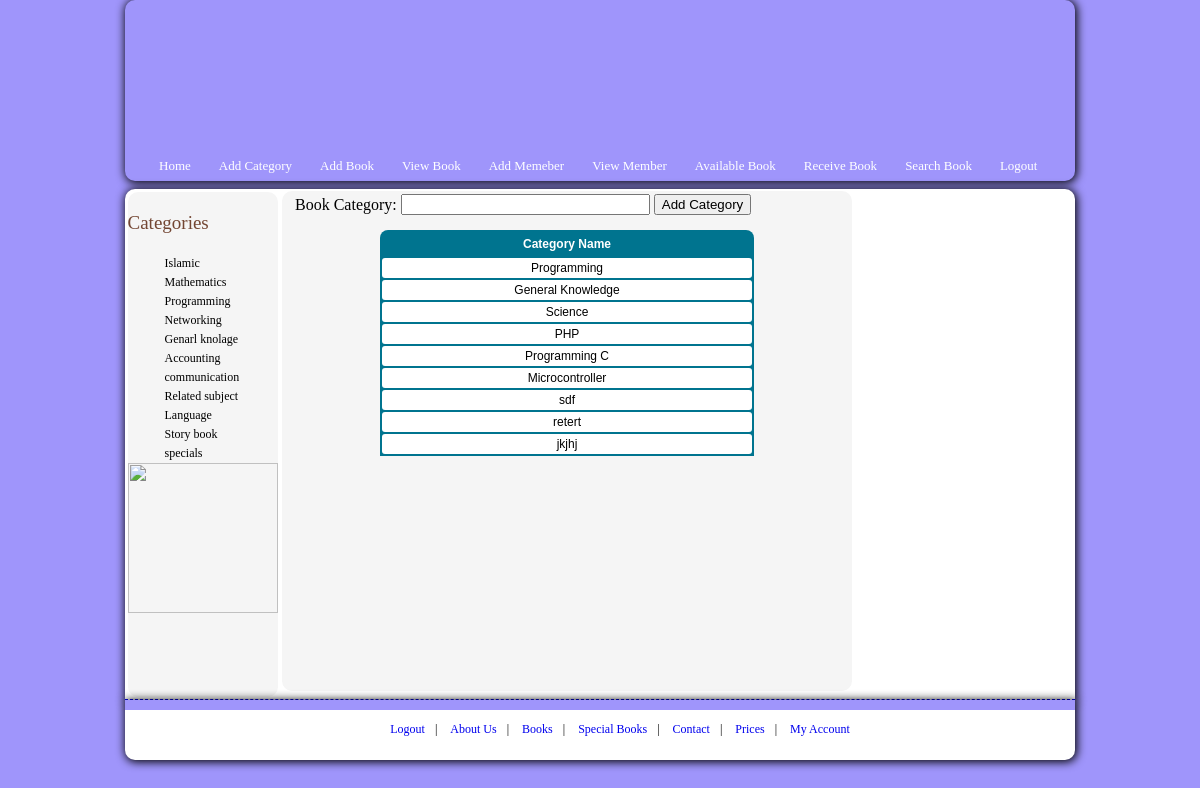
The page /book_category.php on the database its author committed.
### tables this page shows
CREATE TABLE IF NOT EXISTS `tbl_book_category` (
  `category_id` int(5) NOT NULL AUTO_INCREMENT,
  `category_name` varchar(30) NOT NULL,
  PRIMARY KEY (`category_id`)
);

### book_category.php (the view, shortened to what this page needs)
<?php
include "design_1.php";
echo $top;
?>
<div id="midel">
    <form action="" method="post">
        <table>
            <tr>
                <td>Book Category:</td><td><input type="text" name="book_category" required="" size="28">
                    <input type="submit" value="Add Category" name="category_btn">
                </td>
            </tr>
        </table>
    </form>
 <table align="center" width="68%" style="background-color: #00748f; border-radius:8px 8px 0 0; text-align: center; font-family: arial; font-size: 12px;">
        <tr>
            <th style="color: #FFF; padding: 5px;">Category Name</th>
        </tr>
        <?php
        $q2=mysql_query("select * from tbl_book_category");
        while($fetch=mysql_fetch_array($q2)){
    ?>
        <tr align="center">
            <td style="background-color: #fff; border-radius:3px; padding: 3px;"><?php echo $fetch['category_name']; ?></td>
        </tr>
        <?php } ?>
    </table>
</div>
<?php
echo $bottom;
?>

### design_1.php (shortened to what this page needs)
<html>
    <head>
        <link rel='stylesheet' type='text/css' href='style.css'>
    </head>
    <body>
        <?php $top="<div id='wrap'>
            <div class='header'>
                <div id='menu'>
                    <ul>
                        <li><a href='admin_home.php'>Home</a></li>
                        <li><a href='book_category.php'>Add Category</a></li>
                        <li ><a href='add_book.php'>Add Book</a></li>
                        <li><a href='view_book.php'>View Book</a>
                        <li><a href='add_member.php'>Add Memeber</a></li>
                        <li><a href='view_member.php'>View Member</a></li>
                        <li><a href='available.php'>Available Book</a></li>
                        <li><a href='receive_book.php'>Receive Book</a></li>
                        <li><a href='search_book.php'>Search Book</a></li>
                        <li><a href='logout.php'>Logout</a></li>
                    </ul>
                </div>
            </div>
        </div>
        <div id='center'>
            <div id='left'>
                <div class='left_box'>
                    <div class='title'><span class='title_icon'><img src='images/bullet5.gif' alt='' title='' /></span>Categories</div>
                    <ul class='list'>
                        <li><a href='#'>Islamic</a></li>
                        <li><a href='#'>Mathematics</a></li>
                        <li><a href='#'>Programming</a></li>
                        <li><a href='#'>Networking</a></li>
                        <li><a href='#'>Genarl knolage</a></li>
                        <li><a href='#'>Accounting</a></li>
                        <li><a href='#'>communication</a></li>
                        <li><a href='#'>Related subject</a></li>
                        <li><a href='#'>Language</a></li>
                        <li><a href='#'>Story book</a></li>
                        <li><a href='#'>specials</a></li>
                    </ul>
                </div>
                <img src='images/border.gif' width='150px'>
            </div>"; ?>
       <?php $bottom="<div id='right'>
            </div>
        <div id='footer'>
            <ul>
                <li><a href='logout.php'>Logout</a></li>|
                <li><a href='#'>About Us</a></li>|
                <li><a href='#'>Books</a></li>|
                <li><a href='#'>Special Books</a></li>|
                <li><a href='#'>Contact</a></li>|
                <li><a href='#'>Prices</a></li>|
                <li><a href='#'>My Account</a></li>
            </ul>
        </div>  </div>"; ?>
    </body>
</html>

### style.css (style rules this page uses)
body { background-color:#9F95FB; font-family:"Times New Roman", Times, serif; padding:0; font-size:12px; margin:0px auto auto auto; color:#000000; }
#wrap { width:950px; height: auto; margin:auto; border-radius:10px; box-shadow:1px 1px 10px 1px #000000; }
.header { width:950px; height:181px; background:url(images/header.jpg) no-repeat center; border-radius:0px 0px 10px 10px; }
#menu { width:950px; height:30px; padding:148px 0 0 10px; font-size-adjust:30px; }
#menu ul { display:block; list-style:none; padding:5px 0 0 10px; margin:0px; }
#menu ul li { display:inline; padding:0px; margin:0px; height:30px; }
#menu ul li a { height:27px; display:block; padding:0px 10px 0 10px; margin:0 4px 0 4px; _margin:0 2px 0 2px; float:left; text-decoration:none; text-align:center; color:#fff; font-size:13px; line-height:25px; }
#center { margin:8px auto auto auto; box-shadow:1px 1px 10px 1px #000000; border-radius:10px 10px 0px 0px; width:950px; height:510px; background-color:#ffffff; border:#66FF33; border-bottom:1px #0000FF dashed; }
#left { float:left; margin:2.5px; width:150px; height:505px; background-color:#F5F5F5; border-radius:10px; }
.left_box { width:170px; float:left; padding:10px 0 0 0; }
.title { color:#734633; padding:0px; float:left; font-size:19px; margin:10px 0 10px 0; }
ul.list { clear:both; padding:10px 0 0 20px; margin:0px; }
ul.list li { list-style:none; padding:2px 0 2px 0; }
ul.list li a { list-style:none; text-decoration:none; color:#000000; background:url(images/left_menu_bullet.gif) no-repeat left; padding:0 0 0 17px; }
#midel { float:left; margin:2px; background-color:F5F5F5; width:550px; height:500px; color:#000000; padding: 0 10px 0 10px; ; border-radius:10px; }
#footer { float:left; margin:1px auto auto auto; box-shadow:1px 1px 10px 1px #000000; border-radius:0px 0px 10px 10px; width:950px; height:50px; background-color:#ffffff; border:#66FF33; border-top:10px #9F95FB solid; text-align:center; }
#footer ul li { display:inline; padding:10px; }
#footer ul li a { text-decoration:none; }

### rows shown on the page
tbl_book_category: category_name "Programming"
tbl_book_category: category_name "General Knowledge"
tbl_book_category: category_name "Science"
tbl_book_category: category_name "PHP"
tbl_book_category: category_name "Programming C"
tbl_book_category: category_name "Microcontroller"
tbl_book_category: category_name "sdf"
tbl_book_category: category_name "retert"
tbl_book_category: category_name "jkjhj"
